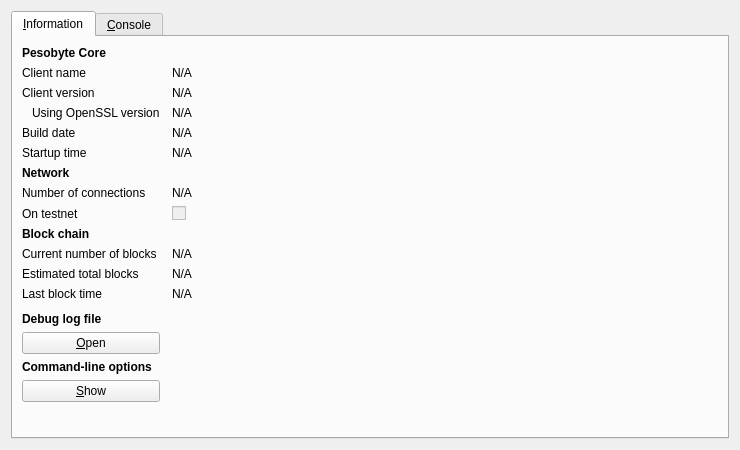
<?xml version="1.0" encoding="UTF-8"?>
<ui version="4.0">
 <class>RPCConsole</class>
 <widget class="QDialog" name="RPCConsole">
  <property name="geometry">
   <rect>
    <x>0</x>
    <y>0</y>
    <width>740</width>
    <height>450</height>
   </rect>
  </property>
  <property name="windowTitle">
   <string>Pesobyte - Debug window</string>
  </property>
  <layout class="QVBoxLayout" name="verticalLayout_2">
   <item>
    <widget class="QTabWidget" name="tabWidget">
     <property name="currentIndex">
      <number>0</number>
     </property>
     <widget class="QWidget" name="tab_info">
      <attribute name="title">
       <string>&amp;Information</string>
      </attribute>
      <layout class="QGridLayout" name="gridLayout" columnstretch="0,1">
       <property name="horizontalSpacing">
        <number>12</number>
       </property>
       <item row="0" column="0">
        <widget class="QLabel" name="label_9">
         <property name="font">
          <font>
           <weight>75</weight>
           <bold>true</bold>
          </font>
         </property>
         <property name="text">
          <string>Pesobyte Core</string>
         </property>
        </widget>
       </item>
       <item row="1" column="0">
        <widget class="QLabel" name="label_5">
         <property name="text">
          <string>Client name</string>
         </property>
        </widget>
       </item>
       <item row="1" column="1">
        <widget class="QLabel" name="clientName">
         <property name="cursor">
          <cursorShape>IBeamCursor</cursorShape>
         </property>
         <property name="text">
          <string>N/A</string>
         </property>
         <property name="textFormat">
          <enum>Qt::PlainText</enum>
         </property>
         <property name="textInteractionFlags">
          <set>Qt::LinksAccessibleByMouse|Qt::TextSelectableByKeyboard|Qt::TextSelectableByMouse</set>
         </property>
        </widget>
       </item>
       <item row="2" column="0">
        <widget class="QLabel" name="label_6">
         <property name="text">
          <string>Client version</string>
         </property>
        </widget>
       </item>
       <item row="2" column="1">
        <widget class="QLabel" name="clientVersion">
         <property name="cursor">
          <cursorShape>IBeamCursor</cursorShape>
         </property>
         <property name="text">
          <string>N/A</string>
         </property>
         <property name="textFormat">
          <enum>Qt::PlainText</enum>
         </property>
         <property name="textInteractionFlags">
          <set>Qt::LinksAccessibleByMouse|Qt::TextSelectableByKeyboard|Qt::TextSelectableByMouse</set>
         </property>
        </widget>
       </item>
       <item row="3" column="0">
        <widget class="QLabel" name="label_14">
         <property name="text">
          <string>Using OpenSSL version</string>
         </property>
         <property name="indent">
          <number>10</number>
         </property>
        </widget>
       </item>
       <item row="3" column="1">
        <widget class="QLabel" name="openSSLVersion">
         <property name="cursor">
          <cursorShape>IBeamCursor</cursorShape>
         </property>
         <property name="text">
          <string>N/A</string>
         </property>
         <property name="textFormat">
          <enum>Qt::PlainText</enum>
         </property>
         <property name="textInteractionFlags">
          <set>Qt::LinksAccessibleByMouse|Qt::TextSelectableByKeyboard|Qt::TextSelectableByMouse</set>
         </property>
        </widget>
       </item>
       <item row="4" column="0">
        <widget class="QLabel" name="label_12">
         <property name="text">
          <string>Build date</string>
         </property>
        </widget>
       </item>
       <item row="4" column="1">
        <widget class="QLabel" name="buildDate">
         <property name="cursor">
          <cursorShape>IBeamCursor</cursorShape>
         </property>
         <property name="text">
          <string>N/A</string>
         </property>
         <property name="textFormat">
          <enum>Qt::PlainText</enum>
         </property>
         <property name="textInteractionFlags">
          <set>Qt::LinksAccessibleByMouse|Qt::TextSelectableByKeyboard|Qt::TextSelectableByMouse</set>
         </property>
        </widget>
       </item>
       <item row="5" column="0">
        <widget class="QLabel" name="label_13">
         <property name="text">
          <string>Startup time</string>
         </property>
        </widget>
       </item>
       <item row="5" column="1">
        <widget class="QLabel" name="startupTime">
         <property name="cursor">
          <cursorShape>IBeamCursor</cursorShape>
         </property>
         <property name="text">
          <string>N/A</string>
         </property>
         <property name="textFormat">
          <enum>Qt::PlainText</enum>
         </property>
         <property name="textInteractionFlags">
          <set>Qt::LinksAccessibleByMouse|Qt::TextSelectableByKeyboard|Qt::TextSelectableByMouse</set>
         </property>
        </widget>
       </item>
       <item row="6" column="0">
        <widget class="QLabel" name="label_11">
         <property name="font">
          <font>
           <weight>75</weight>
           <bold>true</bold>
          </font>
         </property>
         <property name="text">
          <string>Network</string>
         </property>
        </widget>
       </item>
       <item row="7" column="0">
        <widget class="QLabel" name="label_7">
         <property name="text">
          <string>Number of connections</string>
         </property>
        </widget>
       </item>
       <item row="7" column="1">
        <widget class="QLabel" name="numberOfConnections">
         <property name="cursor">
          <cursorShape>IBeamCursor</cursorShape>
         </property>
         <property name="text">
          <string>N/A</string>
         </property>
         <property name="textFormat">
          <enum>Qt::PlainText</enum>
         </property>
         <property name="textInteractionFlags">
          <set>Qt::LinksAccessibleByMouse|Qt::TextSelectableByKeyboard|Qt::TextSelectableByMouse</set>
         </property>
        </widget>
       </item>
       <item row="8" column="0">
        <widget class="QLabel" name="label_8">
         <property name="text">
          <string>On testnet</string>
         </property>
        </widget>
       </item>
       <item row="8" column="1">
        <widget class="QCheckBox" name="isTestNet">
         <property name="enabled">
          <bool>false</bool>
         </property>
         <property name="text">
          <string/>
         </property>
        </widget>
       </item>
       <item row="9" column="0">
        <widget class="QLabel" name="label_10">
         <property name="font">
          <font>
           <weight>75</weight>
           <bold>true</bold>
          </font>
         </property>
         <property name="text">
          <string>Block chain</string>
         </property>
        </widget>
       </item>
       <item row="10" column="0">
        <widget class="QLabel" name="label_3">
         <property name="text">
          <string>Current number of blocks</string>
         </property>
        </widget>
       </item>
       <item row="10" column="1">
        <widget class="QLabel" name="numberOfBlocks">
         <property name="cursor">
          <cursorShape>IBeamCursor</cursorShape>
         </property>
         <property name="text">
          <string>N/A</string>
         </property>
         <property name="textFormat">
          <enum>Qt::PlainText</enum>
         </property>
         <property name="textInteractionFlags">
          <set>Qt::LinksAccessibleByMouse|Qt::TextSelectableByKeyboard|Qt::TextSelectableByMouse</set>
         </property>
        </widget>
       </item>
       <item row="11" column="0">
        <widget class="QLabel" name="label_4">
         <property name="text">
          <string>Estimated total blocks</string>
         </property>
        </widget>
       </item>
       <item row="11" column="1">
        <widget class="QLabel" name="totalBlocks">
         <property name="cursor">
          <cursorShape>IBeamCursor</cursorShape>
         </property>
         <property name="text">
          <string>N/A</string>
         </property>
         <property name="textFormat">
          <enum>Qt::PlainText</enum>
         </property>
         <property name="textInteractionFlags">
          <set>Qt::LinksAccessibleByMouse|Qt::TextSelectableByKeyboard|Qt::TextSelectableByMouse</set>
         </property>
        </widget>
       </item>
       <item row="12" column="0">
        <widget class="QLabel" name="label_2">
         <property name="text">
          <string>Last block time</string>
         </property>
        </widget>
       </item>
       <item row="12" column="1">
        <widget class="QLabel" name="lastBlockTime">
         <property name="cursor">
          <cursorShape>IBeamCursor</cursorShape>
         </property>
         <property name="text">
          <string>N/A</string>
         </property>
         <property name="textFormat">
          <enum>Qt::PlainText</enum>
         </property>
         <property name="textInteractionFlags">
          <set>Qt::LinksAccessibleByMouse|Qt::TextSelectableByKeyboard|Qt::TextSelectableByMouse</set>
         </property>
        </widget>
       </item>
       <item row="13" column="0">
        <spacer name="verticalSpacer_2">
         <property name="orientation">
          <enum>Qt::Vertical</enum>
         </property>
         <property name="sizeHint" stdset="0">
          <size>
           <width>20</width>
           <height>20</height>
          </size>
         </property>
        </spacer>
       </item>
       <item row="14" column="0">
        <widget class="QLabel" name="labelDebugLogfile">
         <property name="font">
          <font>
           <weight>75</weight>
           <bold>true</bold>
          </font>
         </property>
         <property name="text">
          <string>Debug log file</string>
         </property>
        </widget>
       </item>
       <item row="15" column="0">
        <widget class="QPushButton" name="openDebugLogfileButton">
         <property name="toolTip">
          <string>Open the Pesobyte debug log file from the current data directory. This can take a few seconds for large log files.</string>
         </property>
         <property name="text">
          <string>&amp;Open</string>
         </property>
         <property name="autoDefault">
          <bool>false</bool>
         </property>
        </widget>
       </item>
       <item row="16" column="0">
        <widget class="QLabel" name="labelCLOptions">
         <property name="font">
          <font>
           <weight>75</weight>
           <bold>true</bold>
          </font>
         </property>
         <property name="text">
          <string>Command-line options</string>
         </property>
        </widget>
       </item>
       <item row="17" column="0">
        <widget class="QPushButton" name="showCLOptionsButton">
         <property name="toolTip">
          <string>Show the Pesobyte-Qt help message to get a list with possible Pesobyte command-line options.</string>
         </property>
         <property name="text">
          <string>&amp;Show</string>
         </property>
         <property name="autoDefault">
          <bool>false</bool>
         </property>
        </widget>
       </item>
       <item row="18" column="0">
        <spacer name="verticalSpacer">
         <property name="orientation">
          <enum>Qt::Vertical</enum>
         </property>
         <property name="sizeHint" stdset="0">
          <size>
           <width>20</width>
           <height>40</height>
          </size>
         </property>
        </spacer>
       </item>
      </layout>
     </widget>
     <widget class="QWidget" name="tab_console">
      <attribute name="title">
       <string>&amp;Console</string>
      </attribute>
      <layout class="QVBoxLayout" name="verticalLayout_3">
       <property name="spacing">
        <number>3</number>
       </property>
       <item>
        <widget class="QTextEdit" name="messagesWidget">
         <property name="minimumSize">
          <size>
           <width>0</width>
           <height>100</height>
          </size>
         </property>
         <property name="readOnly">
          <bool>true</bool>
         </property>
         <property name="tabKeyNavigation" stdset="0">
          <bool>false</bool>
         </property>
         <property name="columnCount" stdset="0">
          <number>2</number>
         </property>
        </widget>
       </item>
       <item>
        <layout class="QHBoxLayout" name="horizontalLayout">
         <property name="spacing">
          <number>3</number>
         </property>
         <item>
          <widget class="QLabel" name="label">
           <property name="text">
            <string notr="true">&gt;</string>
           </property>
          </widget>
         </item>
         <item>
          <widget class="QLineEdit" name="lineEdit"/>
         </item>
         <item>
          <widget class="QPushButton" name="clearButton">
           <property name="maximumSize">
            <size>
             <width>24</width>
             <height>24</height>
            </size>
           </property>
           <property name="toolTip">
            <string>Clear console</string>
           </property>
           <property name="text">
            <string/>
           </property>
           <property name="icon">
            <iconset resource="../bitcoin.qrc">
             <normaloff>:/icons/remove</normaloff>:/icons/remove</iconset>
           </property>
           <property name="shortcut">
            <string notr="true">Ctrl+L</string>
           </property>
           <property name="autoDefault">
            <bool>false</bool>
           </property>
          </widget>
         </item>
        </layout>
       </item>
      </layout>
     </widget>
    </widget>
   </item>
  </layout>
 </widget>
 <resources>
  <include location="../bitcoin.qrc"/>
 </resources>
 <connections/>
</ui>
